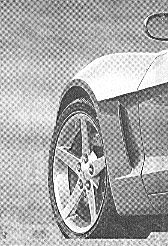
#> input picture Tarea5-FiltrosEnDominioFrecuencia/car_newsprint.tif, 168 x 246 px
$ python P5-31-PasaAltaIdeal.py
#> lines starting #> are read from the running program, lines starting #| are printed output that depends on the picture; after the words box and inside, x2 and y2 are one past the last pixel; in counts of white or black regions, pixels touching at a corner belong together
import cv2
import numpy as np
from matplotlib import pyplot as plt
import math


def pa_ideal_filter(fcorte):

    alto, ancho = imagen.shape
    c_alto, c_ancho = alto//2, ancho//2
    mask = np.zeros((alto, ancho, 2), np.uint8)

    for i in range(alto):
        for j in range (ancho):
            D = math.sqrt( pow(c_alto-i, 2) + pow(c_ancho-j, 2) )
            if D <= fcorte:
                mask[i,j,:] = 1
            else:
                mask[i,j,:] = 0
    mask = 1 - mask

    fshift = dft_shift * mask
    f_ishift = np.fft.ifftshift(fshift)
    out = cv2.idft(f_ishift)
    out = cv2.magnitude(out[0:imagenOriginal.shape[0],0:imagenOriginal.shape[1],0], out[0:imagenOriginal.shape[0],0:imagenOriginal.shape[1],1])
    cv2.imshow(winTitle,out)

    plt.subplot(131),plt.imshow(imagenOriginal, cmap = 'gray')
    plt.title('Imagen Original'), plt.xticks([]), plt.yticks([])

    plt.subplot(132),plt.imshow(mask[:,:,0]*255, cmap = 'gray')
    plt.title('Mask Ideal'), plt.xticks([]), plt.yticks([])

    plt.subplot(133),plt.imshow(out, cmap = 'gray')
    plt.title('Imagen Filtrada'), plt.xticks([]), plt.yticks([])

    plt.show()
    return


def addpadding(img):
    alto, ancho = img.shape
    pad = 2

    while pad < max(alto, ancho):
        pad *=2
    out = np.zeros((pad,pad), np.uint8)
    out[0:alto, 0:ancho] = img
    #cv2. imshow('con padding', out)
    return out

imgNames = ['car_newsprint.tif', 'newspaper_shot_woman.tif', 'Ruido Periodico 1.jpg', 'Ruido Periodico 2.tif']
winTitle = 'Pasa bajas ideal'

for i in range(0, len(imgNames)):
    imagenOriginal = cv2.imread(imgNames[i], 0)
#> imagenOriginal is the input picture: shape (246, 168); min 0, max 255, mean 169.7

    plt.subplot(121),plt.imshow(imagenOriginal, cmap = 'gray')
    plt.title('Input Image'), plt.xticks([]), plt.yticks([])

    imagen = np.float32(addpadding(imagenOriginal))
#> in addpadding, `out[0:alto, 0:ancho] = img`:
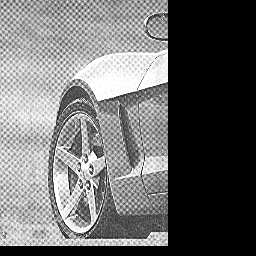
#> out: shape (256, 256); min 0, max 255, mean 107
    dft = cv2.dft(imagen, flags = cv2.DFT_COMPLEX_OUTPUT)
    dft_shift = np.fft.fftshift(dft)

    magnitude_spectrum = 20*np.log(cv2.magnitude(dft_shift[:,:,0],dft_shift[:,:,1]))
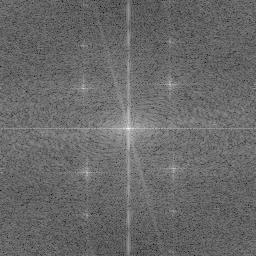
#> magnitude_spectrum: shape (256, 256) float32; min 60.57, max 315.3, mean 165.9; drawn with min black and max white

    plt.subplot(122),plt.imshow(magnitude_spectrum, cmap = 'gray')
    plt.title('Magnitude Spectrum'), plt.xticks([]), plt.yticks([])
    plt.show()
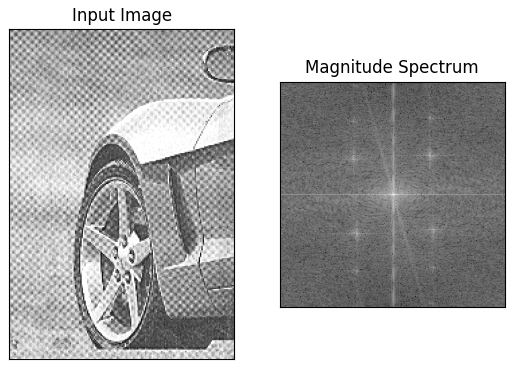
#> figure drawn by matplotlib, 2 panels

    cv2.imshow(winTitle, imagen)
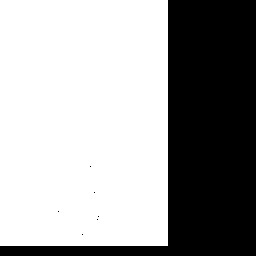
#> window 'Pasa bajas ideal': shape (256, 256); 63.1% white; 7 black regions (6 under 20 px), largest, box (x1, y1, x2, y2) and area: (0, 0, 256, 256) 24208
    cv2.createTrackbar('frec', winTitle,10,100, pa_ideal_filter)
    cv2.waitKey(0)
#> pass 2 of the loop `for i in range(0, len(imgNames)):`:
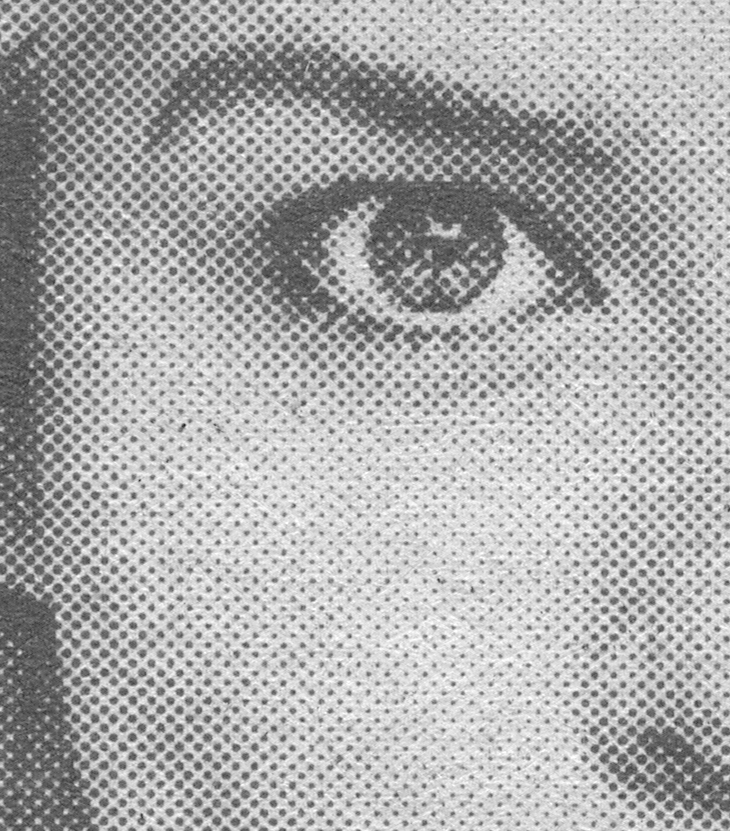
#> input picture Tarea5-FiltrosEnDominioFrecuencia/newspaper_shot_woman.tif, 730 x 831 px
#> imagenOriginal is the input picture: shape (831, 730); min 33, max 255, mean 172.2
#> imagen: shape (1024, 1024) float32
#> `magnitude_spectrum = 20*np.log(cv2.magnitude(dft_shift[:,:,0],dft_shif..`:
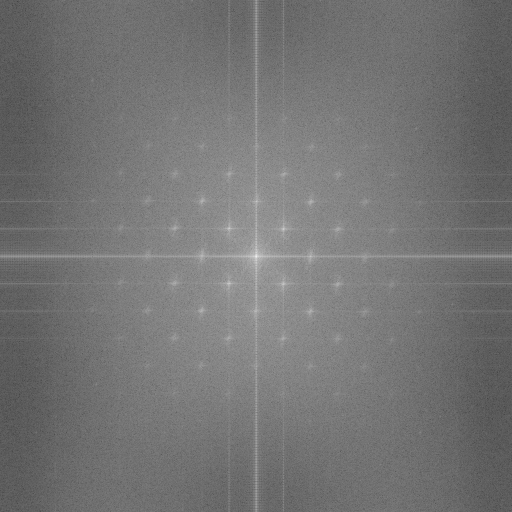
#> magnitude_spectrum: shape (1024, 1024) float32 (shown at 1/2 size); min -9.26, max 369.3, mean 163.2; drawn with min black and max white
#> `cv2.imshow(winTitle, imagen)`:
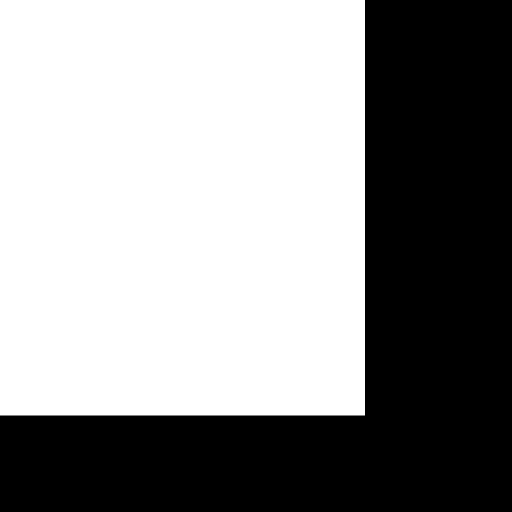
#> window 'Pasa bajas ideal': shape (1024, 1024) (shown at 1/2 size); 57.9% white; 1 black region, box (x1, y1, x2, y2) and area: (0, 0, 1024, 1024) 441946
#> pass 3 of the loop `for i in range(0, len(imgNames)):`:
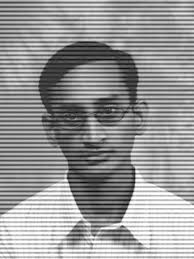
#> input picture Tarea5-FiltrosEnDominioFrecuencia/Ruido Periodico 1.jpg, 194 x 259 px
#> imagenOriginal is the input picture: shape (259, 194); min 0, max 255, mean 151.3
#> imagen: shape (512, 512) float32
#> `magnitude_spectrum = 20*np.log(cv2.magnitude(dft_shift[:,:,0],dft_shif..`:
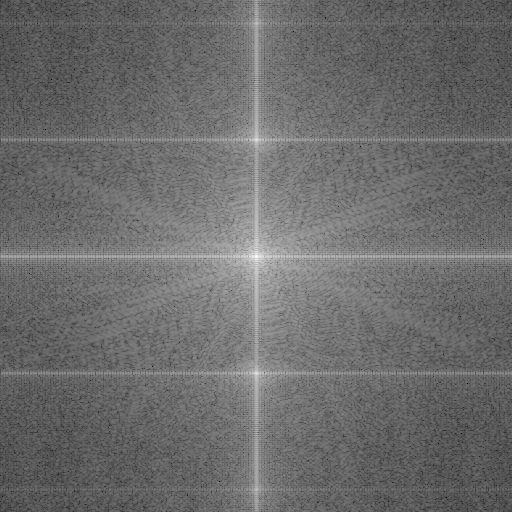
#> magnitude_spectrum: shape (512, 512) float32; min 2.09, max 316.9, mean 135.9; drawn with min black and max white
#> `cv2.imshow(winTitle, imagen)`:
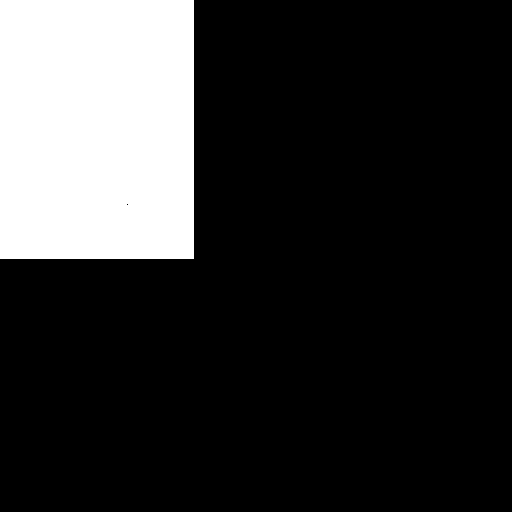
#> window 'Pasa bajas ideal': shape (512, 512); 19.2% white; 1 white region, box (x1, y1, x2, y2) and area: (0, 0, 194, 259) 50245
#> the loop made 4 passes; the first 3 are shown

cv2.waitKey(0)
#> in pa_ideal_filter, `alto, ancho = imagen.shape`: alto = 1024
#> in pa_ideal_filter, `c_alto, c_ancho = alto//2, ancho//2`: c_alto = 512
#> in pa_ideal_filter, `out = cv2.magnitude(out[0:imagenOriginal.shape[0],0:imagenOriginal.sha..`:
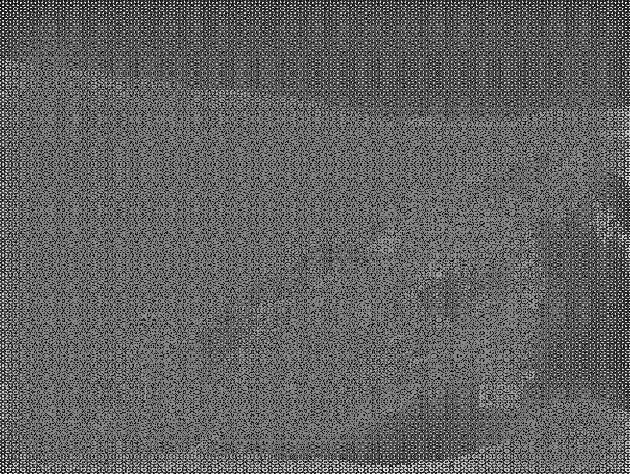
#> out: shape (474, 630) float32; min 246.3, max 245162416, mean 94962424; drawn with min black and max white
#> in pa_ideal_filter, `plt.show()`:
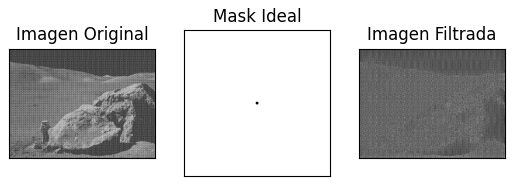
#> figure drawn by matplotlib, 3 panels
cv2.destroyAllWindows()
